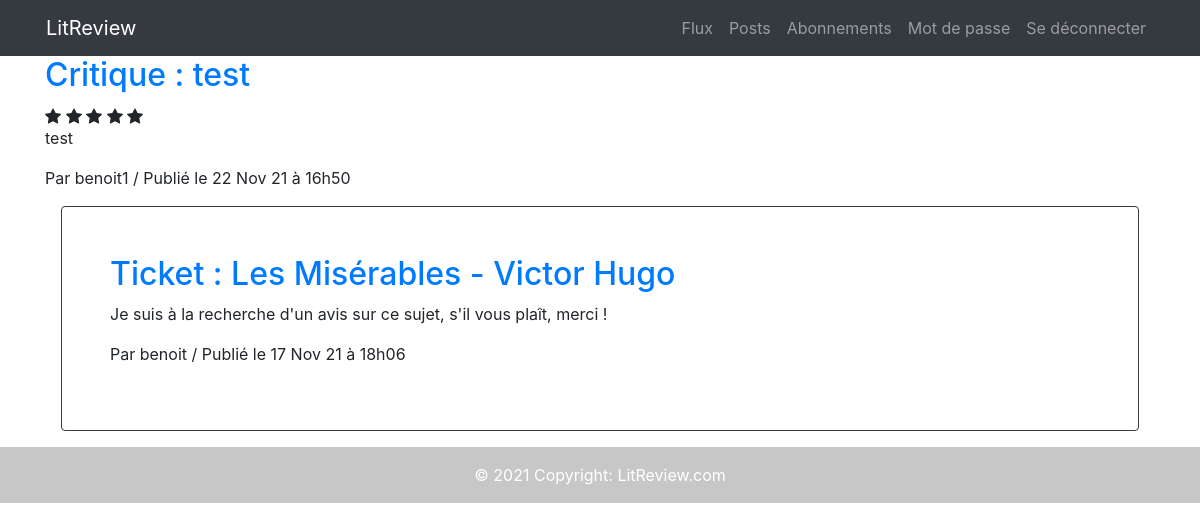
Page /reviews/review/9/ (signed in) on the committed database.
### reviews/models.py (models this page shows, shortened)
class Review(models.Model):
    ticket = models.ForeignKey(to=Ticket, on_delete=models.CASCADE)
    rating = models.PositiveSmallIntegerField(
        validators=[MinValueValidator(0), MaxValueValidator(5)],
        )
    headline = models.CharField(max_length=128)
    body = models.TextField(max_length=8192, blank=True)
    user = models.ForeignKey(
        to=settings.AUTH_USER_MODEL,
        on_delete=models.CASCADE
        )
    time_created = models.DateTimeField(auto_now_add=True)

class Ticket(models.Model):
    title = models.CharField(max_length=128)
    description = models.TextField(max_length=2048, blank=True)
    author = models.ForeignKey(
        to=settings.AUTH_USER_MODEL,
        on_delete=models.CASCADE,
        )
    image = models.ImageField(null=True, blank=True, upload_to=settings.MEDIA_ROOT)
    time_created = models.DateTimeField(auto_now_add=True)
    has_review = models.BooleanField(default=False)
    IMAGE_MAX_SIZE = (800, 800)

### authentication/models.py (models this page shows, shortened)
class User(AbstractUser):
    def get_connections(self):
        connections = UserFollow.objects.filter(
            Q(user=self)
        )
        return [connection.followed_user for connection in connections]

### reviews/views.py (the view)
# urls.py: path('review/<int:review_id>/', views.review_details, name='review_details'),
@login_required
def review_details(request, review_id):
    review = get_object_or_404(models.Review, id=review_id)
    return render(request, 'reviews/review_details.html', {'review':review})

### reviews/templatetags/reviews_extras.py (called while the page is built)
@register.simple_tag
def in_range(number):
    number=abs(number)
    return [*range(number)]

@register.filter
def get_posted_at_display(posted_at):
    seconds_ago = (timezone.now() - posted_at).total_seconds()
    if seconds_ago <= HOUR:
        return f'Publié il y a {int(seconds_ago // MINUTE)} minutes.'
    elif seconds_ago <= DAY:
        return f'Publié il y a {int(seconds_ago // HOUR)} heures.'
    return f'Publié le {posted_at.strftime("%d %b %y à %Hh%M")}'

@register.simple_tag(takes_context=True)
def get_poster_display(context, user):
    if user == context['user']:
        return 'vous'
    return user.username

### reviews/templates/reviews/review_details.html (shortened to what this page needs)
{% extends 'base.html' %}
{% block content %}
    {% include 'reviews/partials/review_snippet.html' with review=review %}
{% endblock content %}

### reviews/templates/reviews/partials/review_snippet.html (shortened to what this page needs)
{% load reviews_extras %}
    <h2><a href="{% url 'review_details' review.id %}">Critique : {{review.headline}}</a></h2>
    {% in_range review.rating as rating %}
    {% in_range review.rating|add:"-5" as rating %}
    <p>{{ review.body }}</p>
    <p>Par {% get_poster_display review.user %} / {{ review.time_created|get_posted_at_display }}</p>
    <div class="border border-dark rounded p-5 m-3">
      {% include 'reviews/partials/ticket_snippet.html' with ticket=review.ticket %}
    </div>

### reviews/templates/reviews/partials/ticket_snippet.html (shortened to what this page needs)
{% load reviews_extras %}
    <h2><a href="{% url 'ticket_details' ticket.id %}">Ticket : {{ticket.title}}</a></h2>
    <p>{{ ticket.description }}</p>
    <p>Par {% get_poster_display ticket.author %} / {{ ticket.time_created|get_posted_at_display }}</p>

### rows in the picture
Review: headline "test", body "test", user.username "benoit1", time_created|get_posted_at_display "Publié le 22 Nov 21 à 16h50"
Ticket: title "Les Misérables - Victor Hugo", description "Je suis à la recherche d'un avis sur ce sujet, s'il vous plaît, merci !", author.username "benoit", time_created|get_posted_at_display "Publié le 17 Nov 21 à 18h06"
